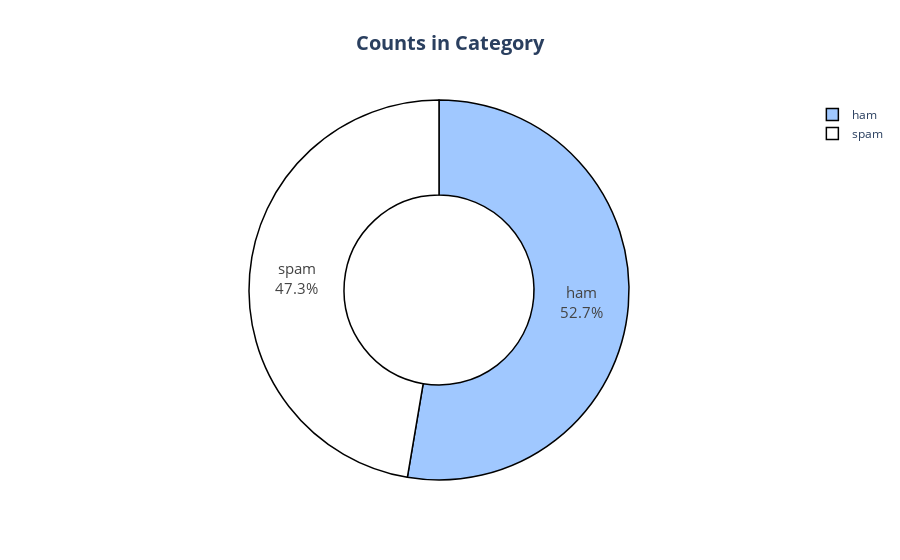

Here is the notebook cell this chart was saved with:
### Code cell
fig = px.pie(df, names = "Category",
             title = "<b>Counts in Category</b>",
             color_discrete_sequence=px.colors.sequential.Blackbody_r,
             hole = 0.5)

fig.update_layout(title_x = 0.5,
                  title_font = dict(size = 20))

fig.update_traces(textposition='inside',
                  textinfo='percent+label',    
                  textfont_size=15,                  
                  marker=dict(line=dict(color='#000000', width = 1.5)))


fig.show()

### Figure 1 — Plotly figure (JSON) as saved in the notebook; plotly's stock layout.template omitted (floating-point values rounded to 4 significant figures; data arrays with more than 128 entries replaced by an {"elided": "..."} marker saying what was removed)
{"data": [{"domain": {"x": [0, 1], "y": [0, 1]}, "hole": 0.5, "hovertemplate": "Category=%{label}<extra></extra>", "labels": {"elided": "9162 str values"}, "legendgroup": "", "marker": {"line": {"color": "#000000", "width": 1.5}}, "name": "", "showlegend": true, "textfont": {"size": 15}, "textinfo": "percent+label", "textposition": "inside", "type": "pie"}], "layout": {"legend": {"tracegroupgap": 0}, "piecolorway": ["rgb(160,200,255)", "rgb(255,255,255)", "rgb(230,210,0)", "rgb(230,0,0)", "rgb(0,0,0)"], "title": {"font": {"size": 20}, "text": "<b>Counts in Category</b>", "x": 0.5}}}
